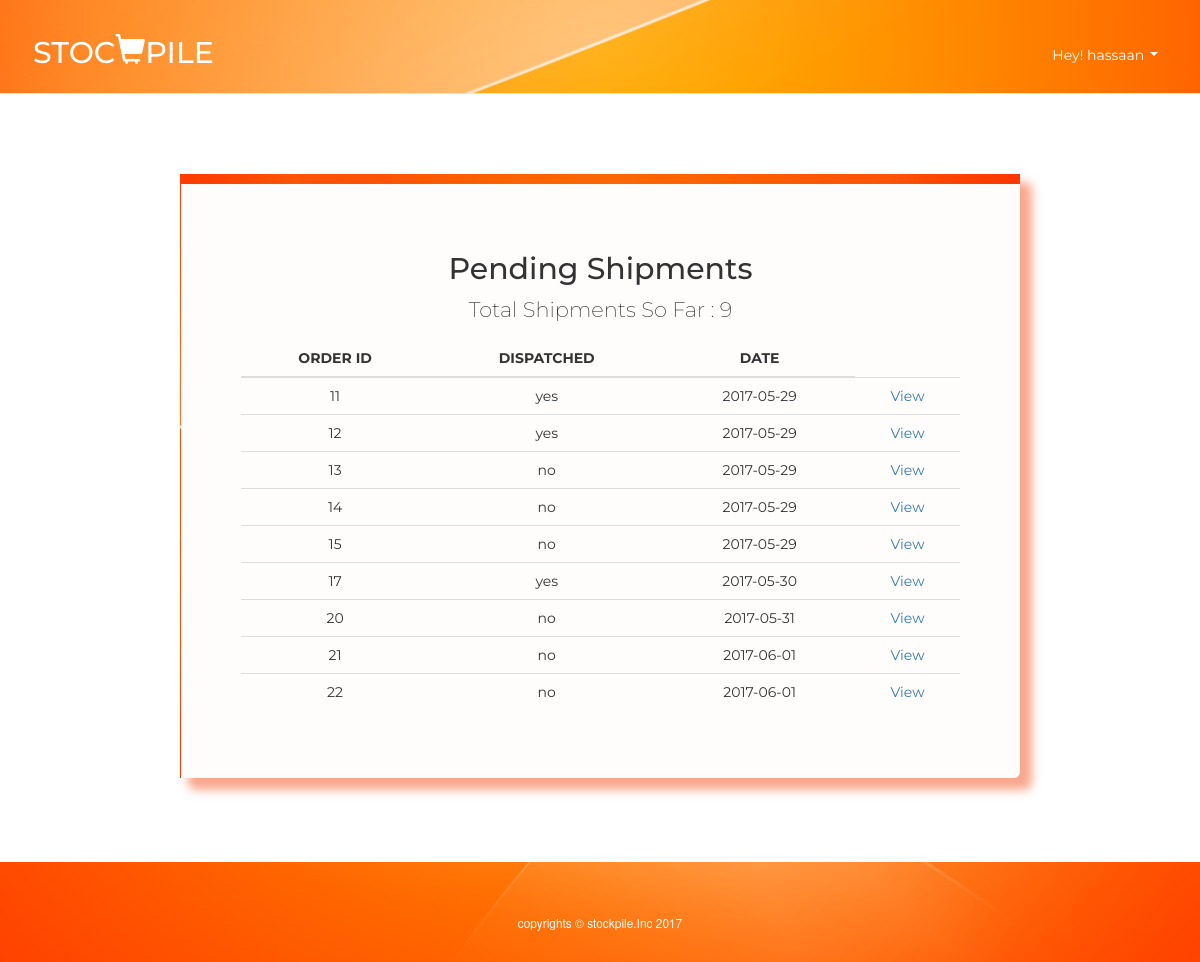
/purchase_history.php (signed in), run on the app's committed database.
### tables this page shows
CREATE TABLE `product_order` (
  `o_id` int(11) NOT NULL,
  `o_name` varchar(30) DEFAULT NULL,
  `o_status` varchar(3) NOT NULL DEFAULT 'NO',
  `o_date` date DEFAULT NULL,
  `c_id` varchar(30) NOT NULL
);

### purchase_history.php (the view, shortened to what this page needs)
<?php
  if (isset($_SESSION['username'])) {
    include_once("assets/scripts/php/login_header.php");
  }
   else {
        echo "<a href = \"index.php\">You are required to log-in first!</a>";
        die();
    }
 ?>
    <section class =  "container-fluid sections-wrapper">
        <section class = "jumbotron user-jumbotron text-center">
            <h2>Pending Shipments</h2>
            <?php
                include_once "assets/scripts/php/db.php";
                $shipments = "SELECT o_id 'ORDER ID', o_status DISPATCHED, o_date DATE FROM product_order "
                    . "WHERE c_id = '{$_COOKIE['username']}'";
            $result = $db->query($shipments);
            $data = $result->fetch_assoc();
            $count = mysqli_num_rows($result);
            echo "<p>Total Shipments So Far : {$count}</p>";
            ?>
            <table class="table table-hover table-responsive">
                <thead>
                  <tr>
                    <?php
                      if( $count > 0)
                      {
                          foreach ($data as $key => $value)
                          {
                              echo "<th class = \"text-center\">{$key}</th>";
                          }
                      }
                      ?>
                  </tr>
                </thead>
                <tbody>
                    <?php
                        if( $count > 0)
                        {
                            for ( $i = 0; $i < $count; $i++)
                            {
                              echo "<tr>";
                              foreach ($data as $key => $value)
                              {
                                  echo "<td class = \"text-center\">{$value}</td>";
                              }
                              echo "<td><a class = \"li-orange\" href = 'order_details.php?order_id={$data['ORDER ID']}'>View</a></td>";
                              $data = $result->fetch_assoc();
                              echo "</a></tr>";
                            }
                        }
                        else
                        {
                           echo "<small>No Pending shipments!.</small>";
                        }
                    ?>
                </tbody>
              </table>
        </section>
<?php
    include_once 'assets/scripts/php/footer.php';
   ?>
</body>

### assets/scripts/php/login_header.php (shortened to what this page needs)
<!DOCTYPE html>
<head>
    <link rel="stylesheet" href="https://maxcdn.bootstrapcdn.com/bootstrap/3.3.7/css/bootstrap.min.css">
</head>
<body>
    <header>
        <nav class = "navbar navbar-default navbar-fixed-top">
            <div class = "container">
                <div class = "navbar-header">
                    <a class = "navbar-brand" href = "index.php"> <h2 class = 'no-pm'> STOC<span class = 'glyphicon glyphicon-shopping-cart'></span>PILE</h2></a>
                </div>
                <div class = "collapse navbar-collapse navbar-right" id = "user">
                  <ul class = 'nav nav-bar nav-stacked  li-orange'>
                    <li class="dropdown">
                        <a class="dropdown-toggle" data-toggle="dropdown" data-placement = "down"href="#">
                            <span >Hey! </span>
                            <?php
                                if (isset($_SESSION['username']))
                                {
                                    echo "{$_SESSION['username']}&nbsp;";
                                }
                            ?>
                            <span class="caret"></span></a>
                      </li>
                    </ul>
                </div>
            </div>
        </nav>
    </header>

### assets/scripts/php/footer.php
<footer>
    <div class = "container footer">
        <small>copyrights &copy; stockpile.Inc 2017</small>
    </div>
</footer>

### assets/scripts/php/csshome.php (style rules this page uses)
.input-group,.navbar .dropdown { margin-top: 17px; }
.navbar li a, .navbar .navbar-brand { color: #fff !important; }
.navbar-default { // background-color: #f4511e !important; background-image: url(assets/images/sign_up_background.jpg); background-position: center; color: white !important; padding: 1.5% !important; margin-bottom: 2% !important; }
.no-pm { padding:0 !important; margin: 0 !important; }
.caret { float:right; margin:auto; margin-top: 7px; }
.li-orange a { color:#f4511e !important; }
.sections-wrapper { height: 100%; width : 100%; padding: 0 !important; padding-top: 90px !important; margin: 0 !important; }
.footer { height: 100px !important; width: 100% !important; float:none; text-align: center; color:white; background-image: url(assets/images/sign_up_background.jpg); background-position: bottom; padding: 50px !important; margin: 0 !important; }
body { font: 400 15px Lato, sans-serif; line-height: 1.8; color: #818181; }
.jumbotron { font-family: Montserrat, sans-serif; }
.navbar { font-family: Montserrat, sans-serif; }
.user-jumbotron { width : 70%; margin: auto !important; margin-top: 7% !important; margin-bottom: 7% !important; text-align: center; background-color: rgba(244,81,30,0.01) !important; box-shadow: 10px 10px 10px 2px rgba(244,81,30, 0.5); border-image: url(assets/images/sign_up_background.jpg) 20 stretch; border-left: 1px solid transparent; border-top: 10px solid transparent; border-top-left-radius: 10px; border-bottom-left-radius: 10px; }
.table th { text-align: center; }

### data on the page
product_order: o_id "11", o_status "yes", o_date "2017-05-29"
product_order: o_id "12", o_status "yes", o_date "2017-05-29"
product_order: o_id "13", o_status "no", o_date "2017-05-29"
product_order: o_id "14", o_status "no", o_date "2017-05-29"
product_order: o_id "15", o_status "no", o_date "2017-05-29"
product_order: o_id "17", o_status "yes", o_date "2017-05-30"
product_order: o_id "20", o_status "no", o_date "2017-05-31"
product_order: o_id "21", o_status "no", o_date "2017-06-01"
product_order: o_id "22", o_status "no", o_date "2017-06-01"

### other printed values
$_SESSION['username'] "hassaan"
$count "9"
$key "ORDER ID"
$key "DISPATCHED"
$key "DATE"
